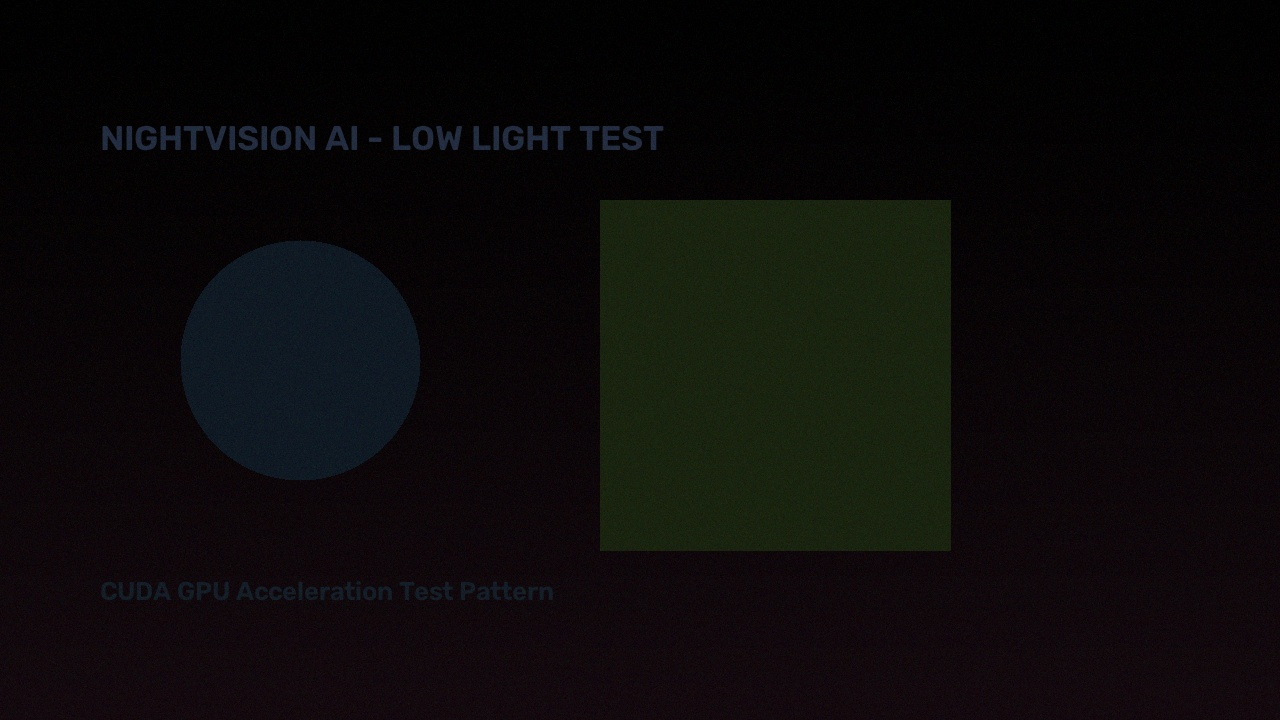
#> input picture backend/test_images/sample_dark.jpg, 1280 x 720 px
$ python -i cpu_engine.py   (imports and definitions only)
#> lines starting #> are read from the running program, lines starting #| are printed output that depends on the picture
#> further down, picture is the input picture: shape (720, 1280, 3); mean B, G, R 10.2, 10.3, 12.2
import time
import cv2
import numpy as np

class CPUEngine:
    """
    CPU reference implementation for low-light photo and video enhancement algorithms.
    Provides mathematically exact reference results for performance comparisons and CPU fallback mode.
    """

    @staticmethod
    def apply_gamma(img: np.ndarray, gamma: float) -> np.ndarray:
        """Applies gamma correction using an 8-bit Lookup Table (LUT)."""
#> called with gamma = 2
        if gamma <= 0:
            gamma = 1.0
        inv_gamma = 1.0 / gamma
        table = np.array([((i / 255.0) ** inv_gamma) * 255 for i in range(256)]).astype("uint8")
        return cv2.LUT(img, table)
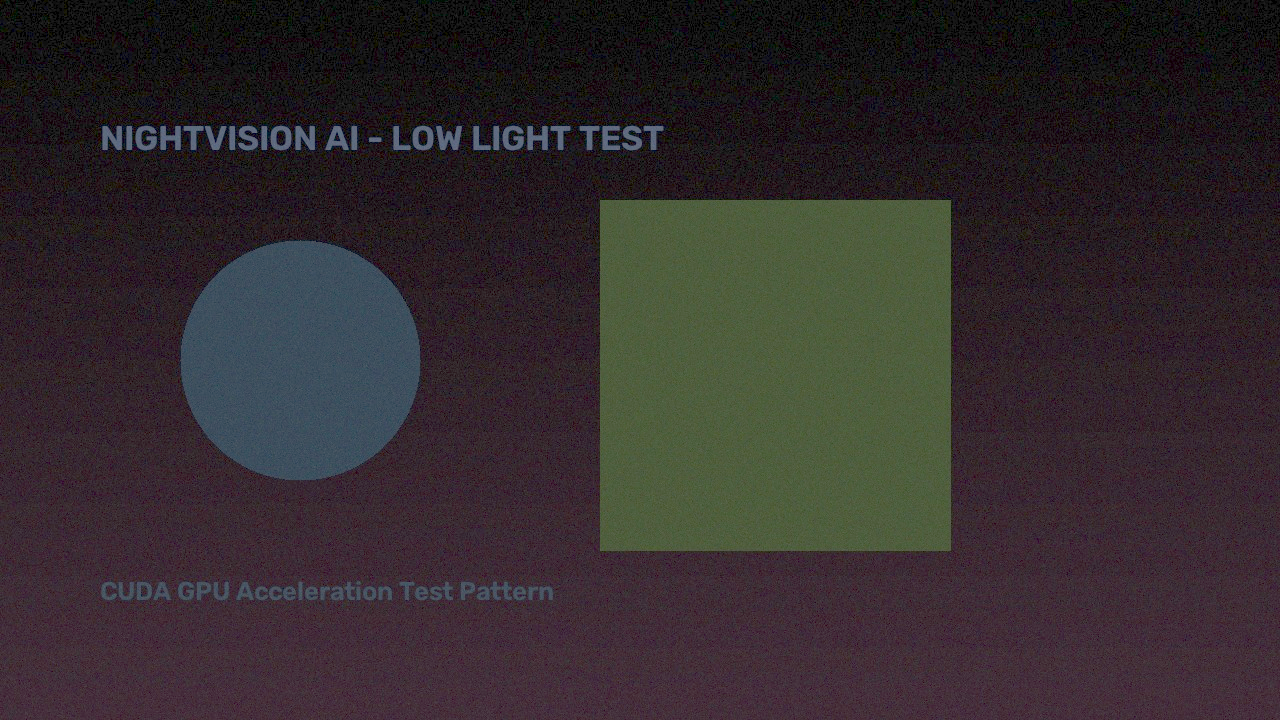
#> returned value: shape (720, 1280, 3); mean of channels 0, 1, 2 45.5, 43.3, 50.8; drawn as B, G, R

    @staticmethod
    def apply_brightness_contrast(img: np.ndarray, brightness: float, contrast: float) -> np.ndarray:
        """
        Adjusts brightness and contrast.
        brightness: [-100, 100], contrast: [0.1, 3.0]
        Formula: output = contrast * (input - 128) + 128 + brightness
        """
#> called with brightness = 10, contrast = 1.25
        img_float = img.astype(np.float32)
        res = contrast * (img_float - 128.0) + 128.0 + brightness
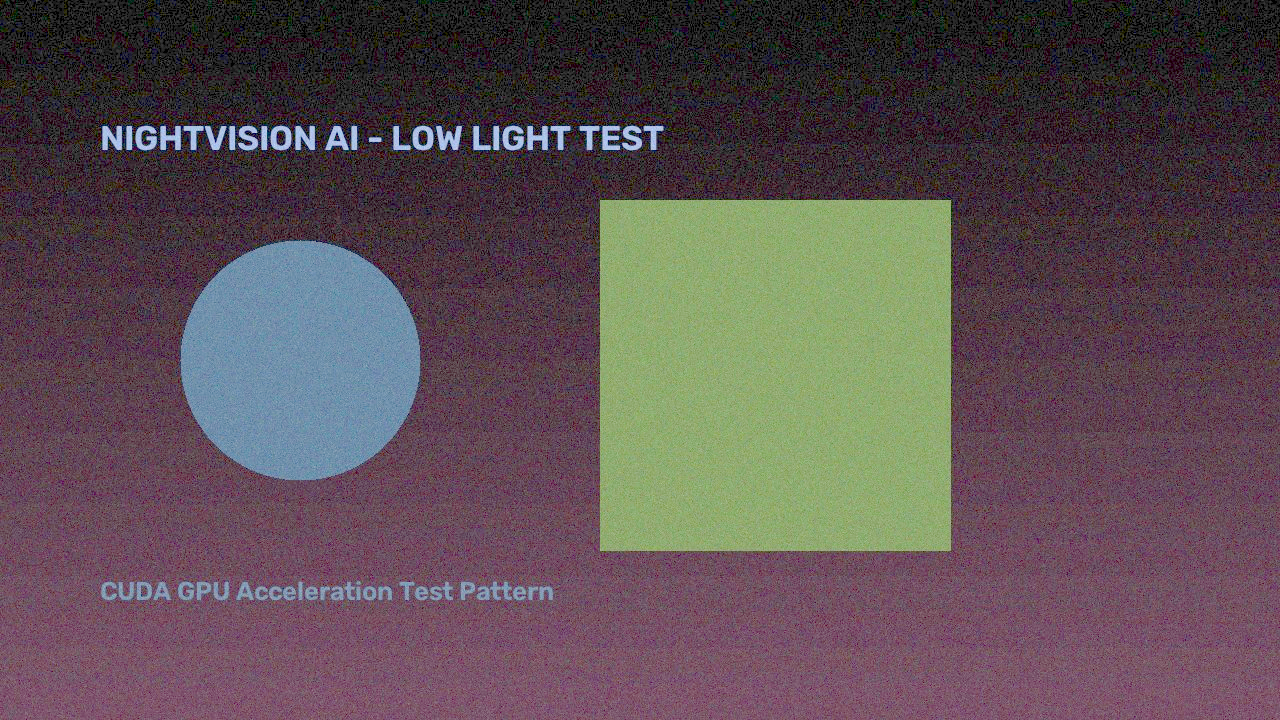
#> res: shape (720, 1280, 3) float32; mean B, G, R 34.8, 32, 41.5; drawn with min black and max white
        return np.clip(res, 0, 255).astype(np.uint8)

    # [41 lines left out: functions apply_auto_brightness, apply_histogram_equalization, not called in this run]

    @staticmethod
    def apply_gaussian_blur(img: np.ndarray, ksize: int = 5, sigma: float = 1.0) -> np.ndarray:
        """Applies 2D Gaussian blur for noise reduction."""
#> called with ksize = 5, sigma = 0.75
        if ksize % 2 == 0:
            ksize += 1
        return cv2.GaussianBlur(img, (ksize, ksize), sigma)

    # [6 lines left out: function apply_median_filter, not called in this run]

    @staticmethod
    def apply_sharpen(img: np.ndarray, strength: float = 1.0) -> np.ndarray:
        """Applies 3x3 Laplacian sharpening filter (Unsharp masking)."""
#> called with strength = 0.5
        if strength <= 0.0:
            return img.copy()

        # Unsharp masking filter weights:
        # [  0         -strength      0       ]
        # [-strength  1+4*strength  -strength ]
        # [  0         -strength      0       ]
        s = float(strength)
        kernel = np.array([[ 0, -s,  0],
                           [-s, 1.0 + 4.0 * s, -s],
                           [ 0, -s,  0]], dtype=np.float32)
        sharpened = cv2.filter2D(img, -1, kernel)
        return np.clip(sharpened, 0, 255).astype(np.uint8)

    @staticmethod
    def apply_auto_enhance(
        img: np.ndarray,
        gamma: float = 2.0,
        brightness: float = 10.0,
        contrast: float = 1.25,
        denoising_strength: float = 0.5,
        sharpening_strength: float = 0.5,
        use_clahe: bool = False
    ) -> np.ndarray:
        """Executes full CPU low-light enhancement pipeline."""
        out = img.copy()
        if gamma != 1.0:
            out = CPUEngine.apply_gamma(out, gamma)
        if brightness != 0.0 or contrast != 1.0:
            out = CPUEngine.apply_brightness_contrast(out, brightness, contrast)
        if use_clahe:
            out = CPUEngine.apply_histogram_equalization(out, use_clahe=True)
        if denoising_strength > 0.0:
            ksize = 3 if denoising_strength < 0.5 else 5
            out = CPUEngine.apply_gaussian_blur(out, ksize=ksize, sigma=denoising_strength * 1.5)
        if sharpening_strength > 0.0:
            out = CPUEngine.apply_sharpen(out, strength=sharpening_strength)
        return out

>>> import cv2
>>> picture = cv2.imread('../test_images/sample_dark.jpg')
>>> result = CPUEngine().apply_auto_enhance(picture)
